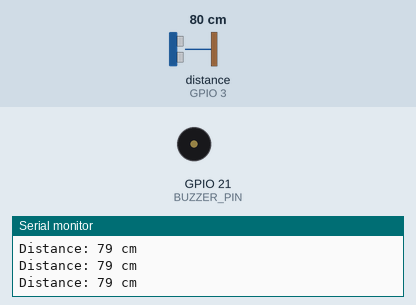
A program run on a simulated ESP32-C3. On the bench: buzzer (waves = sounding, pin HIGH), the last lines printed to the serial monitor. Wiring (inferred from the names in the program): ultrasonic range finder: trigger GPIO 4; echo GPIO 3. The inputs (shaded band) are chosen by the test bench; at power-on: distance to the obstacle (sensor on GPIO 3) 80 cm. The echo pulse lasts 58.3 µs per cm; pins used as bus, display or sensor lines are not drawn.

Above: at 1.2 s.
1.3 s: distance to the obstacle (sensor on GPIO 3) set to 13 cm
2.8 s: distance to the obstacle (sensor on GPIO 3) set to 10 cm
At 3.5 s:
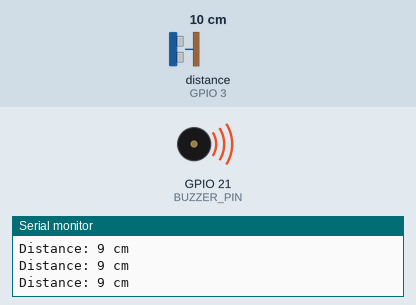
Timing chart, 0 to 5.8 s (numbered marks = the images above; inputs shaded):
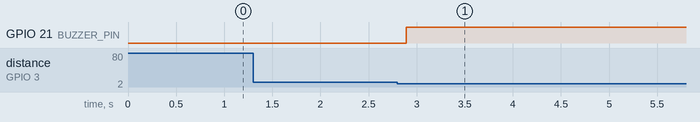

Measured:
- the behaviour switches between 12 and 11 cm on distance to the obstacle (sensor on GPIO 3) (found by bisection; images 0 and 1)
- after the input at 2.8 s, GPIO 21 (BUZZER_PIN): LOW → HIGH after 0.09 s

The program:

main.cpp
```cpp
#include <Arduino.h>

#define TRIG_PIN 4
#define ECHO_PIN 3
#define BUZZER_PIN 21

bool buzzerState = LOW;    // Menyimpan status buzzer (LOW = mati, HIGH = hidup)
int lastDistance = 0;     // Menyimpan jarak terakhir yang terdeteksi
  long duration;
  int distance;


void setup() {
  pinMode(TRIG_PIN, OUTPUT);
  pinMode(ECHO_PIN, INPUT);
  pinMode(BUZZER_PIN, OUTPUT);

  Serial.begin(9600);
}

void loop() {

  // Memastikan pin TRIG rendah
  digitalWrite(TRIG_PIN, LOW);
  delayMicroseconds(2);

  // Mengirim sinyal trigger 10 microsecond
  digitalWrite(TRIG_PIN, HIGH);
  delayMicroseconds(10);
  digitalWrite(TRIG_PIN, LOW);

  // Membaca durasi sinyal ECHO
  duration = pulseIn(ECHO_PIN, HIGH);

  // Menghitung jarak dalam cm
  distance = duration * 0.034 / 2;

  // Menampilkan jarak pada serial monitor
  Serial.print("Distance: ");
  Serial.print(distance);
  Serial.println(" cm");

  // Logika untuk kontrol buzzer
  if (distance <= 10 && lastDistance > 10) {
    // Jika terdeteksi benda pada jarak <= 10 cm dan sebelumnya lebih dari 10 cm
    buzzerState = !buzzerState;  // Toggle status buzzer
    digitalWrite(BUZZER_PIN, buzzerState);
    Serial.println("Buzzer triggered!");
  }

  lastDistance = distance;  // Update nilai jarak terakhir

  delay(100);  // Tunggu sebentar sebelum mengukur lagi
}

// yang dimana saat sensor ultrasonik mendeteksi adanya benda pada jarak 10cm sensor maka piezo buzzer akan berbunyi layak nya suatu trigger dan tidak berhenti berbunyi hingga sensor di trigger lagi pada jarak yang sama, seperti layaknya suatu toggle dimana saat benda melewati sensor maka itu trigger pertama yang menyebabkan buzzer berbunyi kalaupun benda itu sudah menghilang dari jarak yang di tentukan buzzer akan tetap berbunyi, dan setelah benda melewati sensor untuk kedua kalinya itu adalah trigger kedua yang berfungsi untuk mematikan buzzer agar tidak berbunyi.
```
